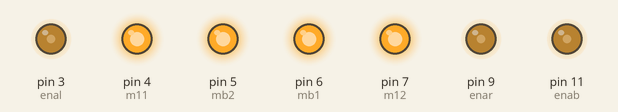
This sketch was run on a simulated Arduino Uno, built with avr-gcc and run on an emulated ATmega328P. Shown: output pins drawn as LEDs (lit = HIGH).

Above: at 0.1 s.
Timing chart, 0 to 1.6 s (numbered marks = the images above):
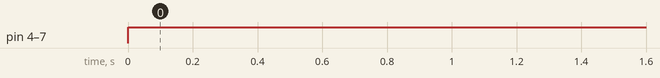

The sketch:

sketch_oct28a.ino
```cpp
int m12 = 7;
int mb1 = 6;
int mb2 = 5;
int m11 = 4;
int enal = 3;
int enar = 9;
int enab = 11;

void setup() {
  // put your setup code here, to run once:
   pinMode(m12, OUTPUT);
    pinMode(mb1, OUTPUT);
    pinMode(mb2, OUTPUT);
    pinMode(m11, OUTPUT);
    pinMode(enal, OUTPUT);
    pinMode(enar, OUTPUT);
    pinMode(enab, OUTPUT);
    analogWrite(enal, 100);
    analogWrite(enar, 100);
    analogWrite(enab , 100);
    Serial.begin(9600);

}

void loop() {
  // put your main code here, to run repeatedly:
  digitalWrite(m11, HIGH);
    digitalWrite(m12, HIGH);
    digitalWrite(mb1, HIGH);
    digitalWrite(mb2, HIGH);


}
```

Measured:
- by itself, pin 4 (m11), pin 5 (mb2), pin 6 (mb1), pin 7 (m12): LOW → HIGH at 0.00 s
